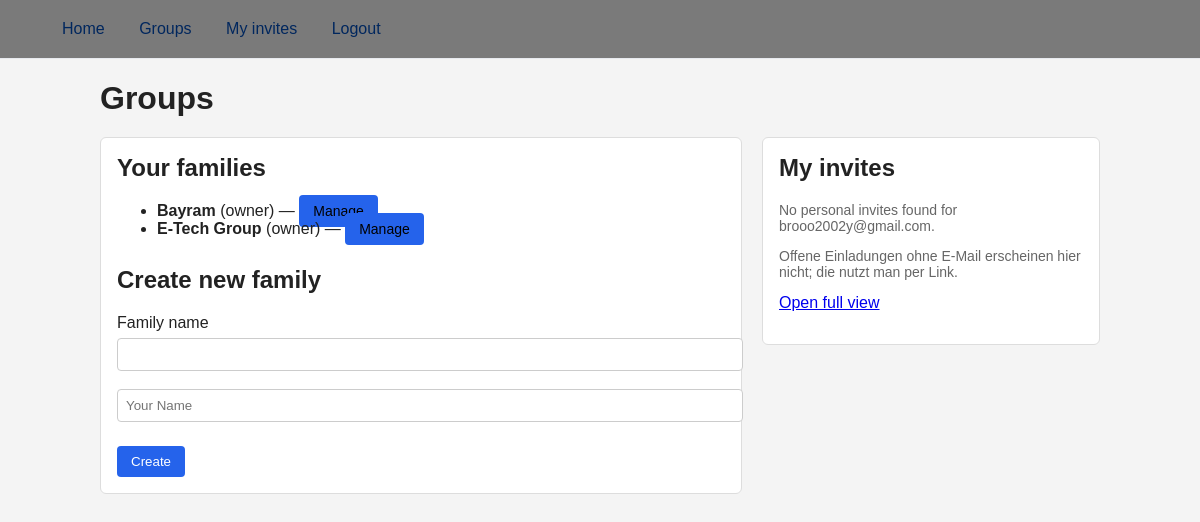
/public/groups.php (signed in), run on the app's committed database.
### tables this page shows
CREATE TABLE `family_memberships` (
  `user_id` int NOT NULL,
  `family_id` int NOT NULL,
  `family_role` enum('owner','admin','member') NOT NULL DEFAULT 'member',
  `relation_label` varchar(50) DEFAULT NULL
);

CREATE TABLE `families` (
  `id` int NOT NULL,
  `family_name` varchar(100) NOT NULL,
  `created_at` datetime NOT NULL DEFAULT CURRENT_TIMESTAMP
);

### public/groups.php (the view, shortened to what this page needs)
<?php
require_once __DIR__ . '/../lib/auth.php';
$view     = $_GET['view']   ?? 'list';
$st = $pdo->prepare('
  SELECT f.id, f.family_name, fm.family_role
  FROM family_memberships fm
  JOIN families f ON f.id = fm.family_id
  WHERE fm.user_id = ?
  ORDER BY f.family_name
');
$st->execute([$_SESSION['user_id']]);
$families = $st->fetchAll();
$st = $pdo->prepare('
  SELECT fi.id, fi.family_id, fi.token, fi.email, fi.expires_at, f.family_name
  FROM family_invites fi
  JOIN families f ON f.id = fi.family_id
  LEFT JOIN family_memberships fm ON fm.family_id = fi.family_id AND fm.user_id = ?
  WHERE fi.used_at IS NULL
    AND (fi.expires_at IS NULL OR fi.expires_at > NOW())
    AND fi.email = ?
    AND fm.user_id IS NULL
  ORDER BY fi.expires_at IS NULL DESC, fi.expires_at ASC, fi.id DESC
');
$st->execute([$_SESSION['user_id'], $_SESSION['email']]);
$myInvites = $st->fetchAll();
?>
<!doctype html>
<html lang="en">
<head>
</head>
<body>
<nav>
  <div class="nav-inner">
    <a href="/Journeys-media/public/index.php">Home</a>
    <a href="/Journeys-media/public/groups.php?view=list">Groups</a>
    <a href="/Journeys-media/public/groups.php?view=myinvites">My invites</a>
    <a href="/Journeys-media/public/logout.php">Logout</a>
  </div>
</nav>
<div class="container page">
  <h1>Groups</h1>
  <?php if ($view === 'list'): ?>
    <div class="col">
      <div class="card" style="flex:2">
        <h2>Your families</h2>
        <?php if (!$families): ?>
          <p class="muted">You are not in any family yet.</p>
        <?php else: ?>
          <ul>
            <?php foreach ($families as $f): ?>
              <li>
                <strong><?= htmlspecialchars($f['family_name']) ?></strong>
                (<?= htmlspecialchars($f['family_role']) ?>)
                — <a class="btn btn-secondary" href="/Journeys-media/public/groups.php?view=family&family_id=<?= (int)$f['id'] ?>">Manage</a>
              </li>
            <?php endforeach; ?>
          </ul>
        <?php endif; ?>
        <div class="spacer"></div>
        <h2>Create new family</h2>
        <form method="post">
          <label>Family name</label>
          <input name="family_name" required>
          <input name="relation_label" placeholder="Your Name">
          <div class="spacer"></div>
          <button type="submit" class="btn">Create</button>
        </form>
      </div>
      <div class="card" style="max-width:420px">
        <h2>My invites</h2>
        <?php if (!$myInvites): ?>
          <p class="muted">No personal invites found for <?= htmlspecialchars($_SESSION['email']) ?>.</p>
          <p class="muted">Offene Einladungen ohne E-Mail erscheinen hier nicht; die nutzt man per Link.</p>
        <?php endif; ?>
        <p style="margin-top:8px"><a href="/Journeys-media/public/groups.php?view=myinvites">Open full view</a></p>
      </div>
    </div>
  <?php endif; ?>
</div>
</body>
</html>

### public/groups.php (style rules this page uses)
body { margin: 0; font-family: Arial, Helvetica, sans-serif; background: #f4f4f4; color: #222; }
nav { background: #7a7a7a; border-bottom: 1px solid #e7e9ee; position: sticky; top: 0; z-index: 10; }
nav .nav-inner { max-width: 1100px; margin: 0 auto; padding: 12px 24px; color: black }
nav a { display: inline-block; padding: 8px 12px; margin-right: 6px; text-decoration: none; color: #00275e; border-radius: 8px; }
.container.page { max-width: 1000px; margin: 20px auto; padding: 0 16px; }
h1 { margin-bottom: 20px; }
h2 { margin-top: 0; }
.col, .row { display: flex; gap: 20px; align-items: flex-start; }
.card { background: #ffffff; border: 1px solid #ddd; border-radius: 6px; padding: 16px; flex: 1; }
.btn { background: #2563eb; color: #fff; border: none; padding: 8px 14px; border-radius: 4px; cursor: pointer; }
.btn-secondary { color: #000000ff; text-decoration: none; font-size: 14px; }
input, select { width: 100%; padding: 8px; margin-top: 6px; margin-bottom: 12px; border: 1px solid #ccc; border-radius: 4px; }
.muted { color: #666; font-size: 14px; }
.spacer { height: 12px; }

### data on the page
family_memberships: family.family_name "Bayram", family_role "owner"
family_memberships: family.family_name "E-Tech Group", family_role "owner"

### other printed values
$_SESSION['email'] "brooo2002y@gmail.com"
